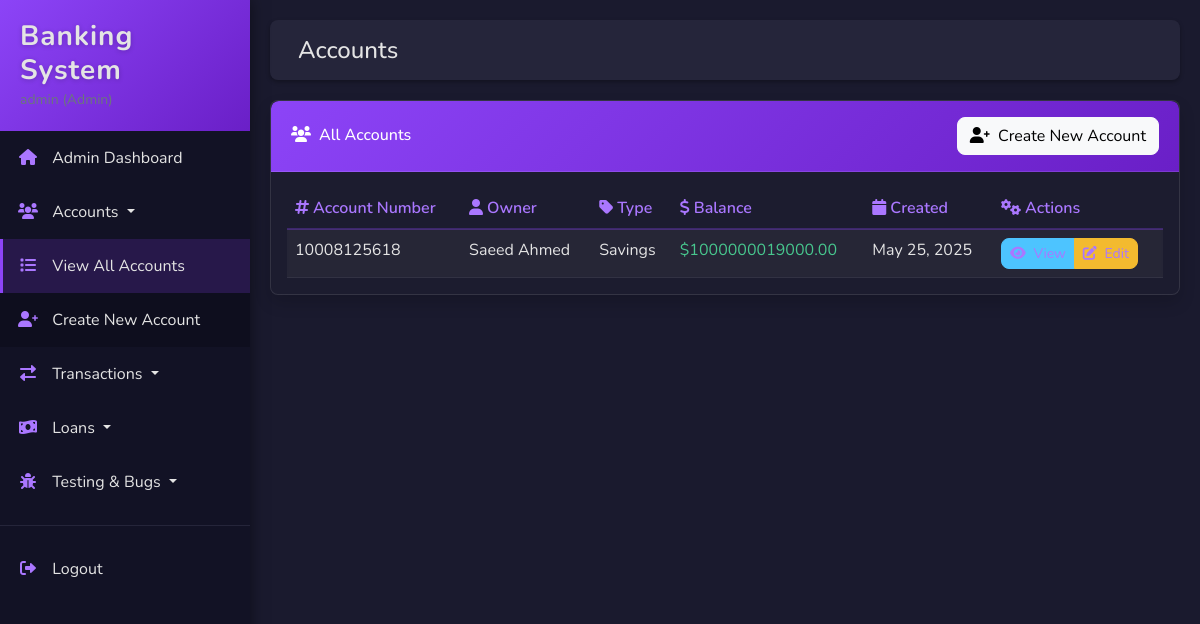
Page /accounts (signed in) on the committed database.
### tables this page shows
CREATE TABLE accounts (
                    account_id INTEGER PRIMARY KEY AUTOINCREMENT,
                    account_number TEXT UNIQUE NOT NULL,
                    owner_name TEXT NOT NULL,
                    account_type TEXT NOT NULL,
                    email TEXT,
                    phone_number TEXT,
                    balance REAL NOT NULL DEFAULT 0.0,
                    created_at TIMESTAMP NOT NULL,
                    updated_at TIMESTAMP NOT NULL
                );

### web/app.py (the view)
@app.route('/accounts')
@admin_required
def accounts():
    all_accounts = account_manager.get_all_accounts()
    for account in all_accounts:
        account['created_at'] = format_date(account['created_at'])
    return render_template('accounts.html', accounts=all_accounts)

### src/account.py (called while the page is built)
    def get_all_accounts(self):
        query = "SELECT * FROM accounts ORDER BY created_at DESC"
        accounts = self.db.execute_query(query, fetch_mode='all')
        return [dict(account) for account in accounts] if accounts else []

### src/database.py (called while the page is built)
    def connect(self):
        self.conn = sqlite3.connect(self.db_path)
        self.conn.execute("PRAGMA foreign_keys = ON")
        self.conn.row_factory = sqlite3.Row
        return self.conn

    def close(self):
        if self.conn:
            self.conn.close()
            self.conn = None

    def execute_query(self, query, params=(), fetch_mode=None):
        try:
            conn = self.connect()
            cursor = conn.cursor()
            cursor.execute(query, params)
            if fetch_mode == 'one':
                result = cursor.fetchone()
            elif fetch_mode == 'all':
                result = cursor.fetchall()
            else:
                if query.strip().upper().startswith('INSERT'):
                    result = cursor.lastrowid
                else:
                    result = cursor.rowcount
                conn.commit()
            return result
        except Exception as e:
            if conn and not fetch_mode:
                conn.rollback()
            raise Exception(f"Database query error: {e}")
        finally:
            self.close()

### src/user_manager.py (called while the page is built)
    def get_user_by_id(self, user_id):
        query = "SELECT * FROM users WHERE user_id = ?"
        try:
            return self.db.execute_query(query, (user_id,), fetch_mode='one')
        except Exception as e:
            return None

### web/app.py (called while the page is built)
def format_date(date_obj, format_str='%b %d, %Y'):
    if date_obj is None:
        return 'N/A'
    if isinstance(date_obj, str):
        try:
            dt = datetime.strptime(date_obj, '%Y-%m-%d %H:%M:%S.%f')
            return dt.strftime(format_str)
        except:
            return date_obj
    else:
        return date_obj.strftime(format_str)

def admin_required(f):
    @wraps(f)
    def decorated_function(*args, **kwargs):
        if 'user_id' not in session:
            flash('Please log in to access this page.', 'warning')
            return redirect(url_for('login'))
        user = user_manager.get_user_by_id(session['user_id'])
        if not user or user['user_type'] != 'admin':
            flash('Access denied. Admin privileges required.', 'danger')
            return redirect(url_for('dashboard'))
        return f(*args, **kwargs)
    return decorated_function

### web/templates/accounts.html (shortened to what this page needs)
{% extends 'base.html' %}
{% block page_title %}Accounts{% endblock %}
{% block content %}
<div class="row">
    <div class="col-md-12" style="animation: fadeIn 0.6s;">
        <div class="card shadow mb-4 glass">
            <div class="card-header py-3 d-flex flex-row align-items-center justify-content-between" style="background: linear-gradient(135deg, var(--primary) 0%, var(--primary-dark) 100%);">
                <h6 class="m-0 font-weight-bold text-white">
                    <i class="fas fa-users me-2"></i>All Accounts
                </h6>
                <a href="{{ url_for('new_account') }}" class="btn btn-light">
                    <i class="fas fa-user-plus me-1"></i> Create New Account
                </a>
            </div>
            <div class="card-body">
                {% if accounts %}
                <div class="table-responsive" style="animation: fadeInUp 0.7s;">
                    <table class="table table-striped table-hover">
                        <thead>
                            <tr>
                                <th><i class="fas fa-hashtag me-1"></i>Account Number</th>
                                <th><i class="fas fa-user me-1"></i>Owner</th>
                                <th><i class="fas fa-tag me-1"></i>Type</th>
                                <th><i class="fas fa-dollar-sign me-1"></i>Balance</th>
                                <th><i class="fas fa-calendar me-1"></i>Created</th>
                                <th><i class="fas fa-cogs me-1"></i>Actions</th>
                            </tr>
                        </thead>
                        <tbody class="text-light">
                            {% for account in accounts %}
                            <tr>
                                <td>{{ account.account_number }}</td>
                                <td>{{ account.owner_name }}</td>
                                <td>
                                    {% if account.account_type == 'checking' %}
                                        Checking
                                    {% elif account.account_type == 'savings' %}
                                        Savings
                                    {% elif account.account_type == 'business' %}
                                        Business
                                    {% elif account.account_type == 'loan' %}
                                        Loan
                                    {% elif account.account_type == 'money_market' %}
                                        Money Market
                                    {% elif account.account_type == 'certificate_of_deposit' %}
                                        Certificate of Deposit
                                    {% else %}
                                        {{ account.account_type|title }}
                                    {% endif %}
                                </td>
                                <td class="text-success">${{ "%.2f"|format(account.balance) }}</td>
                                <td>{{ account.created_at }}</td>
                                <td>
                                    <div class="btn-group" role="group">
                                        <a href="{{ url_for('view_account', account_id=account.account_id) }}" class="btn btn-sm btn-info">
                                            <i class="fas fa-eye me-1"></i> View
                                        </a>
                                        <a href="{{ url_for('edit_account', account_id=account.account_id) }}" class="btn btn-sm btn-warning">
                                            <i class="fas fa-edit me-1"></i> Edit
                                        </a>
                                    </div>
                                </td>
                            </tr>
                            {% endfor %}
                        </tbody>
                    </table>
                </div>
                {% else %}
                <div class="alert alert-info glass" style="animation: fadeInUp 0.7s;">
                    <i class="fas fa-info-circle me-2"></i> No accounts found. Click the button above to create a new account.
                </div>
                {% endif %}
            </div>
        </div>
    </div>
</div>
{% endblock %}

### web/templates/base.html (style rules this page uses)
:root { --primary: #8c44f7; --primary-dark: #6a1fc7; --primary-light: #aa77ff; --secondary: #6c757d; --dark: #1a1a2e; --darker: #121225; --light-dark: #25253a; --card-bg: #212134; --text-light: #e4e4e4; --text-gray: #b9b9b9; --success: #48c78e; --info: #4dc4ff; --warning: #f3ba2f; --danger: #ff375f; }
body { min-height: 100vh; overflow-x: hidden; background-color: var(--dark); color: var(--text-light); font-family: 'Nunito', -apple-system, BlinkMacSystemFont, "Segoe UI", Roboto, "Helvetica Neue", Arial, sans-serif; transition: all 0.3s ease; }
.card { border-radius: 0.5rem; border: none; box-shadow: 0 0.25rem 1rem rgba(0, 0, 0, 0.3); background-color: var(--card-bg); color: var(--text-light); overflow: hidden; transition: all 0.3s ease; animation: fadeIn 0.6s; position: relative; }
.card::before { content: ''; position: absolute; top: 0; left: 0; width: 100%; height: 5px; background: linear-gradient(to right, var(--primary), var(--primary-light)); opacity: 0; transition: opacity 0.3s ease; }
.card-header { border-radius: 0.5rem 0.5rem 0 0 !important; padding: 0.75rem 1.25rem; border-bottom: 1px solid rgba(255, 255, 255, 0.1); background-color: rgba(30, 30, 50, 0.5); }
.btn { border-radius: 0.5rem; padding: 0.375rem 0.75rem; transition: all 0.3s ease; position: relative; overflow: hidden; }
.btn:after { content: ''; position: absolute; width: 100%; height: 100%; top: 0; left: -100%; background: linear-gradient(to right, rgba(255,255,255,0) 0%, rgba(255,255,255,0.2) 50%, rgba(255,255,255,0) 100%); transition: all 0.4s ease; }
.btn-info { background-color: var(--info); border-color: var(--info); }
.btn-warning { background-color: var(--warning); border-color: var(--warning); }
.btn-sm { padding: 0.25rem 0.5rem; font-size: 0.875rem; }
.text-success { color: var(--success) !important; }
.table { color: var(--text-light); margin-bottom: 0; }
.table-striped tbody tr:nth-of-type(odd) { background-color: rgba(255, 255, 255, 0.05); }
.table thead th { color: var(--primary-light); border-bottom: 2px solid rgba(140, 68, 247, 0.3); font-weight: 600; }
.table tbody td { border-color: rgba(255, 255, 255, 0.05); color: var(--text-light); }
.table a { color: var(--primary-light); text-decoration: none; transition: all 0.2s ease; }
.table tbody td { color: var(--text-light) !important; }
.table .text-success { color: var(--success) !important; }
.glass { background: rgba(33, 33, 52, 0.4); backdrop-filter: blur(10px); -webkit-backdrop-filter: blur(10px); border: 1px solid rgba(255, 255, 255, 0.1); }

### rows in the picture
accounts: account_number "10008125618", owner_name "Saeed Ahmed", account_type "Savings", balance "1000000019000.00", created_at "May 25, 2025"

### other values in the picture
{{ session.username }} "admin"
{{ session.user_type|title }} "Admin"
